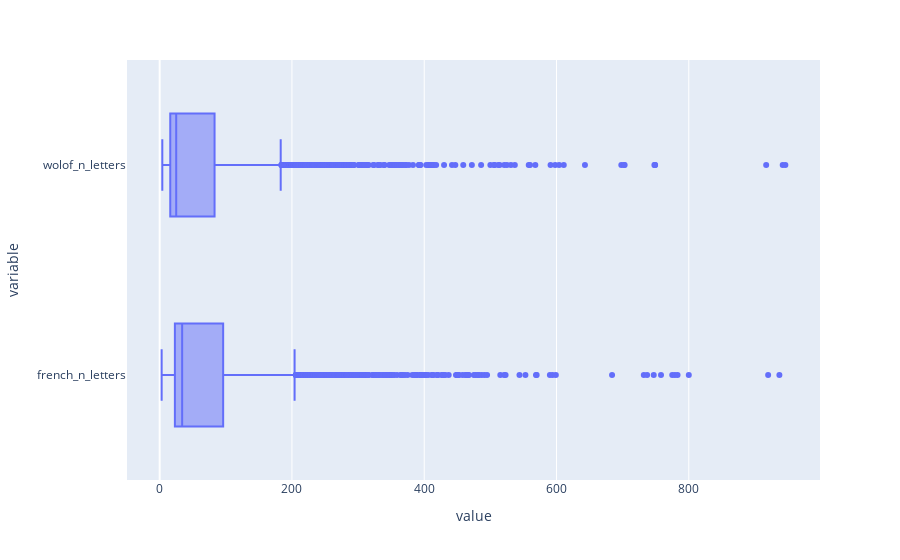

Notebook source saved alongside this figure:
### Markdown cell above
Since the longest paragraphs have not a abnormal number of letters compared with those preceding them we cannot say that they are abnormal. But let's trace the box plot of the length to verify our hypotheses.

### Code cell
px.box(data_frame=corpora, x = ["french_n_letters", "wolof_n_letters"])

### Figure 1 — Plotly figure (JSON) as saved in the notebook; plotly's stock layout.template omitted (floating-point values rounded to 4 significant figures; data arrays with more than 128 entries replaced by an {"elided": "..."} marker saying what was removed)
{"data": [{"alignmentgroup": "True", "hovertemplate": "value=%{x}<br>variable=%{y}<extra></extra>", "legendgroup": "", "marker": {"color": "#636efa"}, "name": "", "notched": false, "offsetgroup": "", "orientation": "h", "showlegend": false, "type": "box", "x": {"elided": "5662 int values"}, "x0": " ", "xaxis": "x", "y": {"elided": "5662 str values"}, "y0": " ", "yaxis": "y"}], "layout": {"boxmode": "group", "legend": {"tracegroupgap": 0}, "margin": {"t": 60}, "xaxis": {"anchor": "y", "domain": [0, 1], "title": {"text": "value"}}, "yaxis": {"anchor": "x", "domain": [0, 1], "title": {"text": "variable"}}}}
